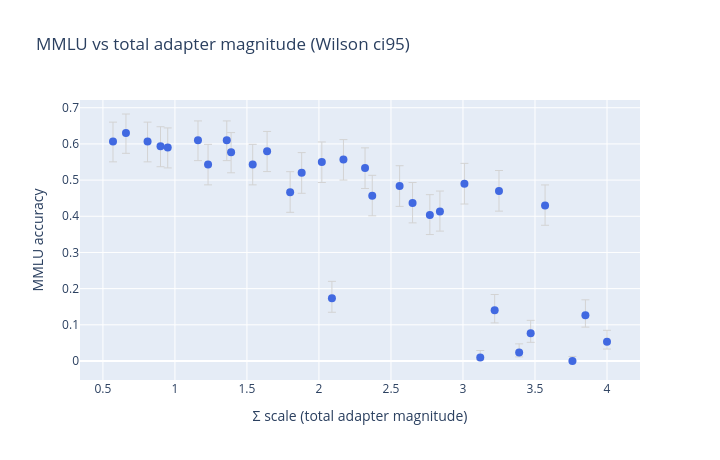

The cell this chart's notebook holds for it:
### Code cell
import plotly.graph_objects as go

# MMLU accuracy vs Σscale (Wilson ci95). Hover shows the combo slug.
if "mmlu_mean" not in df.columns or df["mmlu_mean"].notna().sum() == 0:
    print("No MMLU results yet — skipping plot.")
else:
    d = df.dropna(subset=["mmlu_mean"])
    fig = go.Figure(go.Scatter(
        x=d["sumscale"], y=d["mmlu_mean"], mode="markers",
        marker=dict(size=8, color="royalblue"),
        error_y=dict(
            type="data", symmetric=False,
            array=np.clip(d["mmlu_hi"] - d["mmlu_mean"], 0, None),
            arrayminus=np.clip(d["mmlu_mean"] - d["mmlu_lo"], 0, None),
            color="lightgray", thickness=1,
        ),
        text=d["slug"],
        hovertemplate="%{text}<br>Σscale=%{x:.2f}<br>MMLU=%{y:.3f}<extra></extra>",
    ))
    fig.update_layout(
        xaxis_title="Σ scale (total adapter magnitude)", yaxis_title="MMLU accuracy",
        title="MMLU vs total adapter magnitude (Wilson ci95)",
        height=460, width=720,
    )
    fig.show()

### Figure 1 — Plotly figure (JSON) as saved in the notebook; plotly's stock layout.template omitted (floating-point values rounded to 4 significant figures)
{"data": [{"error_y": {"array": [0.05359, 0.05267, 0.05359, 0.05406, 0.05418, 0.05347, 0.05546, 0.05347, 0.05459, 0.05546, 0.05449, 0.05652, 0.05592, 0.05531, 0.04689, 0.05515, 0.05568, 0.05656, 0.0564, 0.05657, 0.0564, 0.05648, 0.05634, 0.01898, 0.04383, 0.0565, 0.02404, 0.03574, 0.05656, 0.01264, 0.04241, 0.03154], "arrayminus": [0.05629, 0.05596, 0.05629, 0.05642, 0.05645, 0.05625, 0.05656, 0.05625, 0.05653, 0.05656, 0.05652, 0.05568, 0.05643, 0.05657, 0.03863, 0.05658, 0.05652, 0.05546, 0.05598, 0.05497, 0.05395, 0.05428, 0.05608, 0.006593, 0.03473, 0.05574, 0.01199, 0.02504, 0.05479, 0.0, 0.03297, 0.02024], "color": "lightgray", "symmetric": false, "thickness": 1, "type": "data"}, "hovertemplate": "%{text}<br>Σscale=%{x:.2f}<br>MMLU=%{y:.3f}<extra></extra>", "marker": {"color": "royalblue", "size": 8}, "mode": "markers", "text": ["OP0p18_CP0p11_EM0p11_AM0p10_NP0p07", "OM0p13_CM0p09_EM0p06_AP0p07_NP0p31", "OM0p06_CM0p13_EM0p17_AM0p37_NM0p08", "OP0p13_CP0p17_EP0p15_AP0p09_NM0p36", "OP0p19_CM0p09_EM0p06_AM0p44_NM0p17", "OM0p27_CM0p18_EP0p43_AM0p21_NM0p07", "OP0p51_CP0p17_EM0p15_AM0p30_NM0p10", "OM0p29_CP0p20_EP0p25_AM0p06_NM0p56", "OM0p64_CP0p16_EM0p29_AM0p16_NM0p14", "OM0p14_CM0p05_EM0p25_AM0p12_NP0p98", "OM0p33_CM0p39_EP0p28_AP0p34_NM0p30", "OP0p16_CM0p08_EP0p24_AP0p89_NM0p43", "OM0p63_CP0p47_EM0p17_AM0p24_NP0p37", "OP0p66_CM0p49_EM0p38_AP0p10_NM0p39", "OP0p06_CP0p10_EP0p45_AP1p26_NP0p22", "OP0p57_CM0p23_EP0p16_AM1p09_NM0p12", "OM0p38_CM0p72_EP0p89_AM0p25_NP0p08", "OM0p22_CP0p98_EP0p32_AM0p50_NP0p35", "OP0p86_CM0p59_EP0p34_AM0p53_NP0p24", "OP0p60_CM0p20_EM0p54_AM0p14_NP1p17", "OP0p34_CP0p37_EP1p17_AM0p49_NP0p40", "OM0p30_CP0p51_EM1p71_AP0p14_NM0p18", "OM1p35_CM0p39_EP0p87_AP0p24_NP0p16", "OP0p94_CP1p25_EM0p25_AP0p08_NP0p60", "OP1p38_CM0p95_EP0p28_AP0p19_NP0p42", "OM1p92_CP0p28_EP0p53_AP0p13_NM0p39", "OP1p11_CP0p39_EM0p93_AP0p36_NM0p60", "OP0p29_CM0p44_EM1p26_AP0p57_NP0p91", "OM0p99_CP0p27_EP1p11_AP1p09_NP0p11", "OP1p17_CP0p69_EP0p10_AM1p08_NM0p72", "OM1p01_CP0p27_EM1p35_AP0p11_NP1p11", "OM0p40_CM0p28_EM0p44_AP1p87_NM1p01"], "type": "scatter", "x": [0.57, 0.66, 0.81, 0.9, 0.95, 1.16, 1.23, 1.36, 1.39, 1.54, 1.64, 1.8, 1.88, 2.02, 2.09, 2.17, 2.32, 2.37, 2.56, 2.65, 2.77, 2.84, 3.01, 3.12, 3.22, 3.25, 3.39, 3.47, 3.57, 3.76, 3.85, 4.0], "y": [0.6067, 0.63, 0.6067, 0.5933, 0.59, 0.61, 0.5433, 0.61, 0.5767, 0.5433, 0.58, 0.4667, 0.52, 0.55, 0.1733, 0.5567, 0.5333, 0.4567, 0.4833, 0.4367, 0.4033, 0.4133, 0.49, 0.01, 0.14, 0.47, 0.02333, 0.07667, 0.43, 0.0, 0.1267, 0.05333]}], "layout": {"height": 460, "title": {"text": "MMLU vs total adapter magnitude (Wilson ci95)"}, "width": 720, "xaxis": {"title": {"text": "Σ scale (total adapter magnitude)"}}, "yaxis": {"title": {"text": "MMLU accuracy"}}}}
